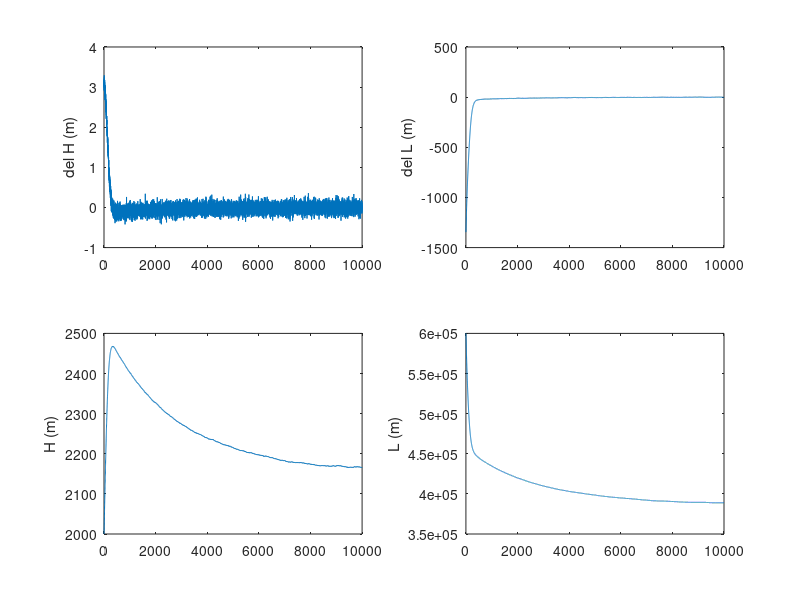

This figure's MATLAB source: (Note: this script raises an error after producing the figure.)
% Created by Dipayan Choudhury on 11/04/2019
% Code to get a stable equilibriated ice sheet profile following Robel et
% al., 2018 paper 
% REPLICATES ROBEL'S 2 STAGE MODEL - even with a noise in the accumulation
% CURRENTLY WORKS GREAT FOR PROGRADE
% CHANGELOG (compared to previous 2 iterations):
% - Accumulation updated to have per year values
% - Bed elevation at Icedivide is not zero

clc
clear

%% The initial conditions
% Initial ice sheet configurations
H_init = 2000 ; %2000 %initial mean thickness of glacier % -1*bg_init_icedivide + 
L_init = 600e3 ; % 450000 %initial length of glacier (terminus position)
bedslope = -1e-3 ; % Negative is prograde
bg_init_icedivide = -100 ; % Bed height at the center of the ice sheet
theta_buttr = 0.6 ; % Currently unused **

rho_i = 917.0 ;
rho_w = 1028.0 ;
rho_b = 2650.0 ; % 2650.0    # average density of rock 
lambda_rho=rho_w/rho_i ;
bg_init = bg_init_icedivide + (bedslope * L_init) ; % Depth of the bed at grounding line % (bedslope * L_init)
hg_init = -1*(lambda_rho * bg_init) ; % Ice Height at Grounding line % Just based on buoyancy
num_years = 10e3 ; % Number of steps to run for - Robel ran for 3000,000 years
year = 3600*24*365 ; % Convert year to seconds
num_time=num_years ; % 
% Accumulation forcing 
accum_mean = 0.5/year ; %0.3 %/year
accum_var = 0.1/year ;
% Noise in Accum 
P_accum = accum_var*randn(num_time,1) + accum_mean ;

% tf = 10e3.*year;
% nt = 10e3;
% dt = tf/nt;
dt=year ;

% Other constants used here
g = 9.81 ;
n = 3.0 ; % Nye-Glen law exponenet
m = 1/3.0 ; % Weertman frictin law exponent
A_glen = 4.227e-25 ; % Nye-Glen law coeff - Converting to per year
C = 7.624e6 ; % Basal friction coeff
theta_buttr = 0.9 ; % 
% accum_mean = 0.5 ; % 0.3 #/year
% accum_var = 0.1; % 

% The grounding line flux is Qg=omega*hg^beta
omega=((A_glen*(rho_i*g)^(n+1) * (theta_buttr*(1-1/lambda_rho))^ n)/(4^n*C) )^(1/(m+1)) ;
beta = (m+n+3)/(m+1) ;
% The interior ice flux
nu= (rho_i*g/C)^n ;
% Q_init = nu*H_init^(2*n+1)/(L_init^n)

%% The parabolic ice sheet profile
x_init=(1:1:L_init)' ;
hx_init = zeros(max(size(x_init)),1) ; % Gets the ice parabolic profile

for i_x = 1 : max(size(x_init))
    hx_init(i_x) = (3*(H_init-hg_init)*sqrt(L_init-i_x))/(2*sqrt(L_init)) + hg_init ;
end

%%
close all ;
set(gcf,'color','w') ;
plot(x_init/1000, hx_init, 'color',[0 0.4470 0.7410],'LineWidth',1.5) ;
hold on
plot([x_init(1)/1000 x_init(end)/1000], [0 0], '-.k')
plot([x_init(1)/1000 x_init(end)/1000], [bg_init_icedivide bg_init],'color' ...
    , [0.8500 0.3250 0.0980], 'LineWidth',1.5) ;
plot([x_init(end)/1000 x_init(end)/1000], [bg_init hg_init], 'color', ...
    [0 0.4470 0.7410],'LineWidth',1.5) ;
set(gca, 'YGrid', 'on', 'XGrid', 'off') ;
xlabel('Grounding Line Length (km)','fontsize',12) ;
ylabel('Ice Height (m)','fontsize',12) ;

%% Running it forward in time

H_t = nan(num_time,1) ;
L_t = nan(num_time,1) ;
hg_t = nan(num_time,1) ;
bg_t = nan(num_time,1) ;
Q_t = nan(num_time,1) ;
Qg_t = nan(num_time,1) ;

H_t(1)=H_init ;
L_t(1)=L_init ;

for i_time = 1 : num_time-1
    
    P = P_accum(i_time) ;
%     P = accum_mean ;
    H = H_t(i_time) ;
    L = L_t(i_time) ;
    bg = (bg_init_icedivide + bedslope * L) ; % abs(bg_init_icedivide + (lambda_rho * bedslope * L)) ;
    hg = -1*((lambda_rho * (bg_init_icedivide + bedslope * L))) ; % abs(bg_init_icedivide + (lambda_rho * bedslope * L)) ;
    Q = nu*H^(2*n+1)/(L^n) ;
    %Q = (rho_i*g/(C*xg))^n * (h^(2*n + 1));
    Qg = omega * hg^beta ;
    
    bg_t(i_time) = bg ;
    hg_t(i_time) = hg ;
    Q_t(i_time) = Q ;
    Qg_t(i_time) = Qg ;
    
    dH = P - Qg/L - H*(Q-Qg)/(hg*L) ; % Sensitive to using P instead of P/year
    dL = (Q-Qg)/hg ;
    
    H_t(i_time+1) = H + dH*dt ;
    L_t(i_time+1) = L + dL*dt ;
end

hg_t(end) = hg ;
bg_t(end) = bg ;

%%
close all;
subplot(2,2,1)
plot(H_t(2:end) - H_t(1:end-1)) ;
ylabel('del H (m)') ;
subplot(2,2,2)
plot(L_t(2:end) - L_t(1:end-1))
ylabel('del L (m)') ;
subplot(2,2,3)
plot(H_t) ;
ylabel('H (m)') ;
subplot(2,2,4)
plot(L_t)
ylabel('L (m)') ;

%% Will make a movie of the ice profile

tic
vidfile = VideoWriter('IceProfile_Prograde.mp4','MPEG-4');
open(vidfile);
for  i_time = 1 : 1 : 1000 % num_time
    
    i_time % Just to print
    H = H_t(i_time) ;
    L = L_t(i_time) ;
    bg = bg_init_icedivide + (bedslope * L) ; % Depth of the bed at grounding line 
    hg = -1*(lambda_rho * bg) ; % Ice Height at the grounding line

    x=(1:1:L)' ;
    hx = zeros(max(size(x)),1) ; % Gets the ice parabolic profile

    for i_x = 1 : max(size(x))
        hx(i_x) = (3*(H-hg)*sqrt(L-i_x))/(2*sqrt(L)) + hg ;
    end
    
    close all ;
    h1 = figure();set(gcf,'Visible', 'off');
    set(gcf,'color','w') ;
    plot(x_init/1000, hx_init, '--', 'color',[0 0.4470 0.7410],'LineWidth',1.5) ;
    hold on
    plot(x/1000, hx, 'color',[0 0.4470 0.7410],'LineWidth',1.5) ;
    plot([x_init(1)/1000 x_init(end)/1000], [0 0], '-.k')
    plot([x_init(1)/1000 x_init(end)/1000], [bg_init_icedivide bg_init],'--', 'color' ...
        , [0.8500 0.3250 0.0980], 'LineWidth',1.5) ;
    plot([x(1)/1000 x(end)/1000], [bg_init_icedivide bg],'color' ...
        , [0.8500 0.3250 0.0980], 'LineWidth',1.5) ;
    plot([x_init(end)/1000 x_init(end)/1000], [bg_init hg_init],'--', 'color', ...
        [0 0.4470 0.7410],'LineWidth',1.5) ;
    plot([x(end)/1000 x(end)/1000], [bg hg], 'color', ...
        [0 0.4470 0.7410],'LineWidth',1.5) ;
    
    set(gca, 'YGrid', 'on', 'XGrid', 'off') ;
    ylim([-1000, 3500]) ;
    xlabel('Grounding Line Length (km)','fontsize',12) ;
    ylabel('Ice Height (m)','fontsize',12) ;
    title(sprintf('Ice Profile at t = %i', i_time)) ;
    
    f=getframe(gcf) ;
    writeVideo(vidfile, f);
end
close(vidfile)
toc





